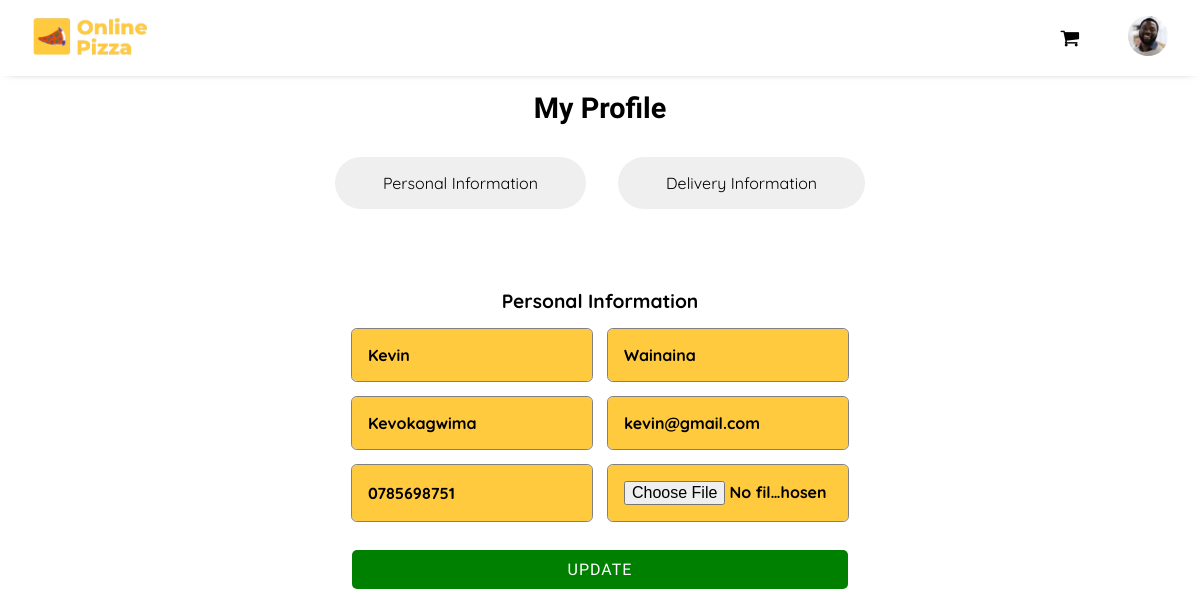
/profile/Kevokagwima (signed in), run on an earlier commit of the app's database.
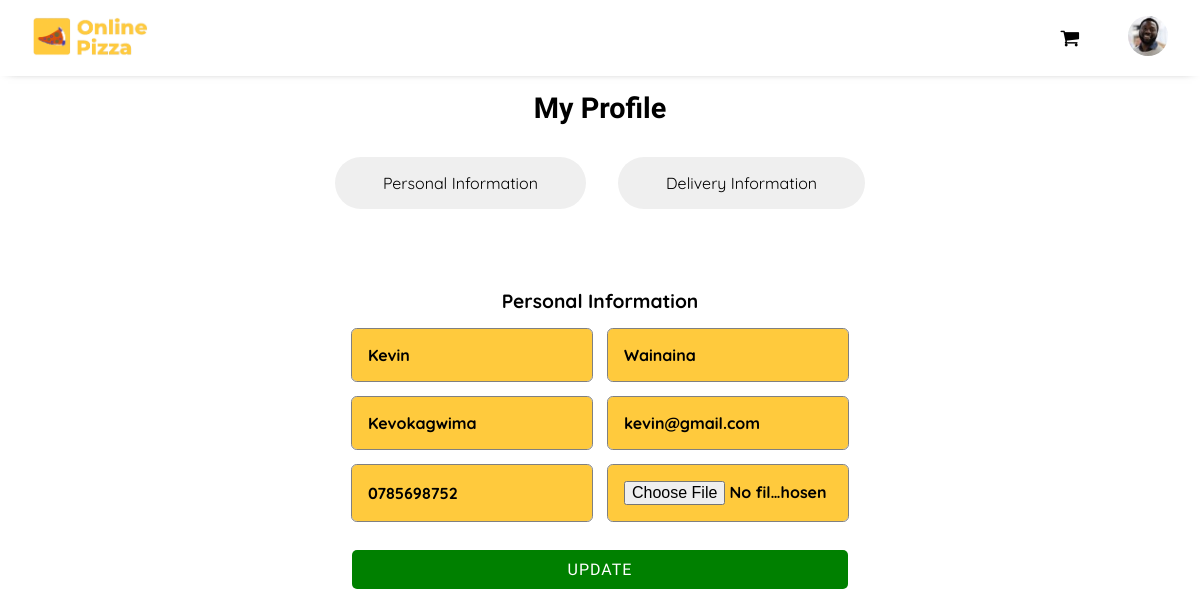
And on a later commit of the database.
### Pizza/models.py (models this page shows, shortened)
class User_Profile(models.Model):
  user = models.ForeignKey(User, on_delete=models.CASCADE)
  id_user = models.IntegerField()
  phone_number = models.TextField(max_length=10)
  county = models.TextField(max_length=30)
  city = models.TextField(max_length=30)
  town = models.TextField(max_length=30)
  street = models.TextField(max_length=30)
  House_no = models.TextField(max_length=30)
  profileimg = models.ImageField(upload_to='User_profile_images', default='man.png')
  date_created = models.DateTimeField(default=datetime.now())

### Pizza/views.py (the view, shortened to what this page needs)
# urls.py: path("profile/<str:pk>", views.profile, name="profile"),
def profile(request, pk):
  user = User.objects.get(username=pk)
  user_profile = User_Profile.objects.filter(user=user).first()
  existing_order = Order.objects.filter(user=request.user, status="Active").first()
  context = {
    'user': user,
    'user_profile': user_profile,
    'order': existing_order
  }
  return render(request, 'profile.html', context)

### templates/profile.html (shortened to what this page needs)
{% extends "base.html" %}
{% load static %}
{% block head %}
{{ block.super }}
<link rel="stylesheet" href="{% static 'css/profile.css' %}">
{% endblock %}
{% block body %}
<div class="container">
  <h4 id="dash">My Profile</h4>
  <div class="buttons">
    <button onclick="openView(event, 'personal')" id="defaultOpen">Personal Information</button>
    <button onclick="openView(event, 'Address')">Delivery Information</button>
  </div>
  <div class="tabcontent" id="personal">
    <h4>Personal Information</h4>
    <form action="/profile/{{ user.username }}" , method="post" enctype="multipart/form-data">
      <input type="text" name="fname" placeholder="First Name" value="{{ user.first_name }}">
      <input type="text" name="lname" placeholder="Last Name" value="{{ user.last_name }}">
      <input type="text" name="username" placeholder="Username" value="{{ user.username }}">
      <input type="email" name="email" placeholder="Email Address" value="{{ user.email }}">
      <input type="number" name="phone" placeholder="Phone Number" value="{{ user_profile.phone_number }}">
      <input type="file" name="profile">
      <button class="btn" type="submit">
        <span class="button--text">Update</span>
      </button>
    </form>
  </div>
</div>
{% endblock %}

### templates/base.html (shortened to what this page needs)
{% load static %}
<!DOCTYPE html>
<html lang="en">
{% block head %}
<head>
  <link rel="stylesheet" href="{% static 'css/base.css' %}">
  <link rel="stylesheet" href="https://cdnjs.cloudflare.com/ajax/libs/font-awesome/4.7.0/css/font-awesome.min.css">
</head>
{% endblock %}
<body>
  <header>
    <div class="logo">
      <a href="{% url 'index' %}">
        <img src="{% static 'Images/logo.png' %}" alt="logo">
      </a>
    </div>
    <div class="links">
      {% if request.user.username %}
      <a href="/order-details/{{ order.id }}">
        <i class="fa fa-shopping-cart">
        </i>
      </a>
      <div class="login">
        <img src="{{ user_profile.profileimg.url }}" alt="profile-img">
      </div>
      {% else %}
      <a href="{% url 'signup' %}">Sign Up</a>
      <a href="{% url 'signin' %}">Sign In</a>
      {% endif %}
    </div>
  </header>
  {% block body %}{% endblock %}
</body>
</html>

What changed in the data, as far as the page shows it:
changed User_Profile: phone "0785698751" → "0785698752"
